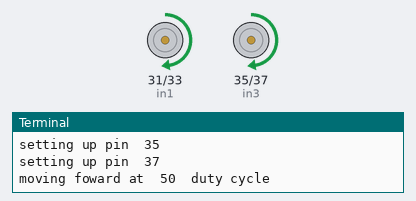
Simulated run of this program. Board: Raspberry Pi (header pin numbers). Shown: motor-driver pin pairs drawn as motors (green arrow = first pin HIGH = forward, orange = second pin HIGH = backward, longer = more drive), the last lines printed to the terminal. At 5.0 s the program stops and its outputs stay as they are.

Above: at 0.1 s.
At 3.1 s:
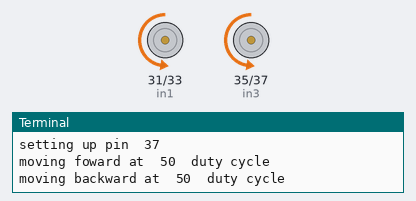
At 5.1 s:
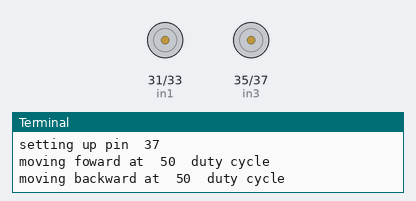
Timing chart, 0 to 6.5 s (numbered marks = the images above):
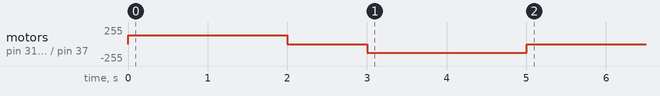

Measured:
- by itself, motor on pin 31 (in1) / pin 33 (in2), motor on pin 35 (in3) / pin 37 (in4): stopped → forward 128/255 at 0.00 s, → stopped 2.0 s later, → backward 128/255 1.0 s later, → stopped 2.0 s later

The program:

pwm_test.py
```python
import RPi.GPIO as GPIO
import time

GPIO.setmode(GPIO.BOARD)
GPIO.setwarnings(False)

in1 = 31
in2 = 33
in3 = 35
in4 = 37
GPIO.setup(in1, GPIO.OUT)
print("setting up pin ", in1)
GPIO.setup(in2, GPIO.OUT)
print("setting up pin ", in2)
GPIO.setup(in3, GPIO.OUT)
print("setting up pin ", in3)
GPIO.setup(in4, GPIO.OUT)
print("setting up pin ", in4)


def move_foward():
    print("moving foward")
    GPIO.output(in1, GPIO.HIGH)
    GPIO.output(in3, GPIO.HIGH)
    time.sleep(2)
    print("stopping")
    GPIO.output(in1, GPIO.LOW)
    GPIO.output(in3, GPIO.LOW)

def move_backward():
    print("moving backwards")
    GPIO.output(in2, GPIO.HIGH)
    GPIO.output(in4, GPIO.HIGH)
    time.sleep(2)
    print("stopping")
    GPIO.output(in2, GPIO.LOW)
    GPIO.output(in4, GPIO.LOW)

def move_fw_speed(inp):
    print("moving foward at ", inp, " duty cycle")
    motor1 = GPIO.PWM(in1, inp)
    motor2 = GPIO.PWM(in3, inp)
    motor1.start(50)
    motor2.start(50)
    time.sleep(2)


def move_bk_speed(inp):
    print("moving backward at ", inp, " duty cycle")
    motor1 = GPIO.PWM(in2, inp)
    motor2 = GPIO.PWM(in4, inp)
    motor1.start(50)
    motor2.start(50)
    time.sleep(2)


move_fw_speed(50)
time.sleep(1)
move_bk_speed(50)
```
